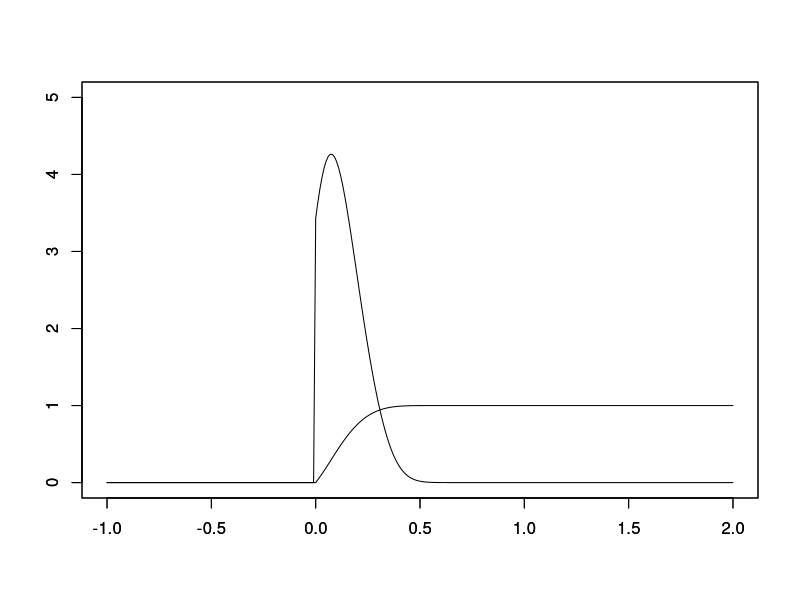

Recreate this plot in R. (Note: this script raises an error after producing the figure.)
setwd("~/morphs-analysis/")  ###change this to actual location of repo

library(stats)

#for speaker1 discretization:
grid.steps = 10

#example items from experiment, 15 each distribution
down.examples <- c(0.04583, 0.003231, 0.07391, 0.01884, 0.00003024, 0.04158,
                   0.09081, 0.06746, 0.01949, 0.1007, 0.1633, 0.1441, 0.1655,
                   0.2697, 0.2161)
mid.examples <- c(0.31404, 0.30456, 0.39520, 0.56064, 0.49728, 0.53187, 0.55993,
                  0.47519, 0.54332, 0.48362, 0.51678, 0.44763, 0.68272, 0.61375,
                  0.69832)
unif.examples <- c(0.9730805, 0.0589135, 0.1332413, 0.5568001, 0.6201130, 0.4243146,
                   0.4176713, 0.2215742, 0.6778150, 0.6834636, 0.8716204, 0.5641932,
                   0.3503760, 0.9606276, 0.0048311)
examples <- list(down.examples, mid.examples, unif.examples)
names(examples) <- c("down", "mid", "unif")
possible.utterances = c('no-utt', 'pos', 'very pos') #probably OK since Ss see all of
                                                     #these in same page

#using r function density to find kernal density, so it's not actually continuous
kernel.granularity <- 2^12 #how many points are calculated for the kernel density estimate
est.kernel <- function(dist, bw) {
  return(density(examples[[dist]], from=0, to=1, n=kernel.granularity,
                 kernel="gaussian", bw=bw, adjust=1))
}

#norms the kernel density
#takes in all the points where kernel density is estimated
make.pdf <- function(kernel.est) {
  area <- sum(kernel.est$y*1/kernel.granularity)
  return(function(x){
    if (x < 0 || x > 1) {
      return(0)
    } else {
      closest.x.index <- which.min(abs(x - kernel.est$x))
      un.normed <- kernel.est$y[closest.x.index]
      return(un.normed/area)
    }
  })
}

#creates fn that approximates percentage of area before x
#takes in all the points where kernel density is estimated
make.cdf <- function(kernel.est) {
  area <- sum(kernel.est$y*1/kernel.granularity) #total area covered by kernel
                                                 #density estimate
  return(function(x){
    if (x <= 0) {
      return(0)
    } else if (x >= 1) {
      return(1)
    } else {
      closest.x.index <- which.min(abs(x-kernel.est$x))
      before <- sum(kernel.est$y[1:closest.x.index]*1/kernel.granularity)
      return(before/area)
    }
  })
}

#
prior.prob.gtr = function(theta, cdf, polarity) {
  if (polarity == 'positive') {
    return(1-cdf(theta))
  } else {
    return(1 - prior.prob.gtr(theta, cdf, 'positive'))
  }
}

#erin did not change this fn
approx.equal = function(x,y) {return(abs(x - y) < .00001)}

#erin did not change this
utterance.index = function(utt) {return(which(possible.utterances == utt))}

#erin did not change this fn
polarity = function(utterance) {
	if (utterance == 'pos' || utterance == 'very pos' || utterance == 'pos1' ||
      utterance == 'very pos1' || utterance == 'pos2' || utterance == 'pos3') {
		return('positive')
	} else if (utterance == 'neg' || utterance == 'very neg' || utterance == 'neg1' ||
             utterance == 'very neg1' || utterance == 'neg2' || utterance == 'neg3') {
		return('negative')
	} else {
		print("Error in function polarity: unknown utterance")
	}
}

#erin did not change this fn
relevant.theta = function(utterance) {return(which(possible.utterances[-1] == utterance))}

is.true = function(utterance, thetas, degree, thetaGtr) {
  if (thetaGtr) {
    theta.cond <- thetas[relevant.theta('very pos')] > thetas[relevant.theta('pos')]
  } else {
    theta.cond <- T
  }
	if (utterance == 'no-utt') {
		return(T)
	} else if (polarity(utterance) == 'positive' &&
               degree >= thetas[relevant.theta(utterance)] && theta.cond) {
		return(T)
	} else if (polarity(utterance) == 'negative' &&
               degree <= thetas[relevant.theta(utterance)]) {
		return(T)
	} else {
		return(F)
	}
}

#todo: put back erins Gtr test..
listener0 = function(utterance, thetas, degree, cdf, thetaGtr) {
  if (utterance == 'no-utt') {
    return(1)
  }	
  theta = thetas[relevant.theta(utterance)]
  if(polarity(utterance) == 'positive') {
    if(degree < theta) {
      return(0) #utterance false
    } else {
      return(1-cdf(theta))
    }
  } else {
    if(degree > theta) {
      return(0) #utterance false
    } else {
      return(cdf(theta))
    }
  }
}

#erin did not change this fn
mylnth = function(u) {
	if (u == 'no-utt') {
		return(0)
	} else if (u=='very pos' || u=='very neg') {
		return(2)
	} else {
		return(1)
	}
}

speaker1 = function(thetas, degree, utterance, alpha, utt.cost, cdf, thetaGtr) {
	eval.utt = function(utt) {
		cost = 
		l0 = listener0(utt, thetas, degree, cdf, thetaGtr)
		return( (l0^alpha) * exp(-alpha * utt.cost *  mylnth(utt)))
	}
	utt.probs = sapply(possible.utterances, FUN=eval.utt)
	return(utt.probs[utterance.index(utterance)]/sum(utt.probs))
}

listener1 = function(utterance, alpha, utt.cost, n.samples, step.size,
                     dist, band.width, thetaGtr) {
  kernel.est <- est.kernel(dist, band.width)
  dens <- make.pdf(kernel.est)
  cdf <- make.cdf(kernel.est)
    
  dim1 <- paste('samp', 1:n.samples, sep='')
  dim2 <- c('degree', paste('theta.', possible.utterances[-1], sep=''))
  dimnames <- list(dim1, dim2)
	samples = matrix(NA, nrow=n.samples, ncol=length(possible.utterances), dimnames=dimnames)
  
  
  #cached likelihoods on a grid (currently hard-wired for two thetas):
  grid = seq(0,1,length.out=grid.steps)
  s1 = array(NA,dim = c(grid.steps,grid.steps,grid.steps))
  S1.likelihood = function(d,t1,t2) {
    #faster way to do this?
    d = which.min(abs(d-grid))
    t1 = which.min(abs(t1-grid))
    t2 = which.min(abs(t2-grid))
    if(is.na(s1[d,t1,t2])) {
      s1[d,t1,t2] <- speaker1(c(grid[t1], grid[t2]), grid[d], utterance, alpha, utt.cost, cdf, thetaGtr)
    }
    return(s1[d,t1,t2])
  }
  
  #scoring function, to compute (unormalized) probability of state. (should be in log domain?)
  prob.unnormed = function(state) {
    #check bounds:
    if (any(state < 0) || any(state > 1)) {return(0)}
    degree = state[1]
    thetas = state[2:length(state)]
    #prior for degree (thetas have unif prior):
    prior = dens(degree)
    #probbaility speaker would have said this (given state):
    likelihood = S1.likelihood(degree, thetas[1], thetas[2])
    return(prior*likelihood)
  }
  
  #initialize chain by rejection:
  print("initializing chain")
  state.prob=0
  state = runif(length(possible.utterances), 0, 1) #a degree val, and a theta for all but "no-utt"
  while(state.prob==0) {
    state = runif(length(possible.utterances), 0, 1) #a degree val, and a theta for all but "no-utt"
    state.prob = prob.unnormed(state)
  }
  samples[1,] = state
  
  #make an MH proposal, spherical gaussian on degree and thetas. 
  make.proposal = function(v) {
    perturbations = rnorm(length(v), mean = 0, sd = step.size)
    return(v + perturbations)
  }
  
  #run mcmc chain:
  print("running mcmc")
  n.proposals.accepted = 0
	for (i in 2:n.samples) {
		proposal = make.proposal(state)
    proposal.prob = prob.unnormed(proposal)
    #MH acceptance, assumes proposal is symmetric:
    if(runif(1,0,1) <= min(1, proposal.prob/state.prob)) {
      n.proposals.accepted = n.proposals.accepted + 1
      state = proposal
      state.prob = proposal.prob
    }
		samples[i,] = state
	}
  
	return(list(samples=samples, prop.accepted=n.proposals.accepted/(n.samples-1)))
}

#run model with these values of parameters
model <- function(alpha, utt.cost, thetaGtr, label) {
  n.true.samples <- 10#30000 #number of samples to keep
  lag <- 10#50 #number of samples to skip over
  burn.in <- 10#5000
  n.samples <- n.true.samples * lag + burn.in
  step.size <- 0.005
  dists <- c("down", "mid", "unif")
  model.runs <- lapply(dists, function(dist) {
    return(lapply(possible.utterances, function(utterance) {
      listener1(utterance, alpha=alpha, utt.cost=utt.cost, n.samples=n.samples,
                step.size=step.size, dist=dist, band.width=0.09466942, thetaGtr=thetaGtr)
    }))
  })
  model.runs <- lapply(model.runs, function(run) {
    names(run) <- possible.utterances
    return(run)
  })
  names(model.runs) <- dists
  
  myapply <- function(f) {
    c(sapply(dists, function(dist) {
      return(c(sapply(possible.utterances, function(utterance) {
        return(f(dist, utterance))
      })))
    }))
  }
  
  graph.dist <- myapply(function(d,u){return(d)})
  graph.utterance <- myapply(function(d,u){return(u)})
  graph.means <- myapply(function(d,u){
    du.name <- paste(c(label, "-", d, "-", u, ".data"), collapse="")
    du.frame <- model.runs[[d]][[u]]
    #save all data
    write.table(du.frame, du.name)
    #get mean for this combo of dist and modifier
    return(mean(du.frame[["samples"]]))
  })
  
  avg.data <- data.frame(dist=graph.dist, utterance=graph.utterance, mean=graph.means)
  graph.data <- matrix(avg.data$mean, nrow=3, ncol=3, dimnames=list(possible.utterances, dists))
  png(paste(c(label, ".png"), collapse=""))
  barplot(graph.data, beside=T, main="Model", ylab="feppiness",
          col=rainbow(3), ylim=c(0,1))
  
  avg.data
  dev.off()
}

#graph data and save plot -- CHECK THIS!
sapply( c("down", "mid", "unif"), function(dist) {
  h <- 0.09
  kernel.est <- est.kernel(dist, h)
  dens <- make.pdf(kernel.est)
  int <- make.cdf(kernel.est)
  x <- seq(-1, 2, 0.01)
  int.y <- sapply(x, int)
  dens.y <- sapply(x, dens)
  plot(x,int.y,ylim=c(0,5), ylab="", xlab="", type="l")
  par(new=T)
  plot(x,dens.y, ylim=c(0,5), ylab="", xlab="", type="l")
  print(integrate(function(x){return(sapply(x, dens))}, lower=-0.1, upper=1.1))
})

#run the model with different values of free parameters
model(alpha=1, utt.cost=2, thetaGtr=T, label="output/alpha1cost2thetaGtr")
model(alpha=1, utt.cost=2, thetaGtr=F, label="output/alpha1cost2")
model(alpha=1, utt.cost=2, thetaGtr=F, label="output/alpha1cost5")
model(alpha=2, utt.cost=2, thetaGtr=T, label="output/alpha2cost2thetaGtr")
model(alpha=2, utt.cost=2, thetaGtr=F, label="output/alpha2cost2")
model(alpha=2, utt.cost=2, thetaGtr=F, label="output/alpha2cost5")
model(alpha=4, utt.cost=2, thetaGtr=T, label="output/alpha4cost2thetaGtr")
model(alpha=4, utt.cost=2, thetaGtr=F, label="output/alpha4cost2")
model(alpha=4, utt.cost=2, thetaGtr=F, label="output/alpha4cost5")